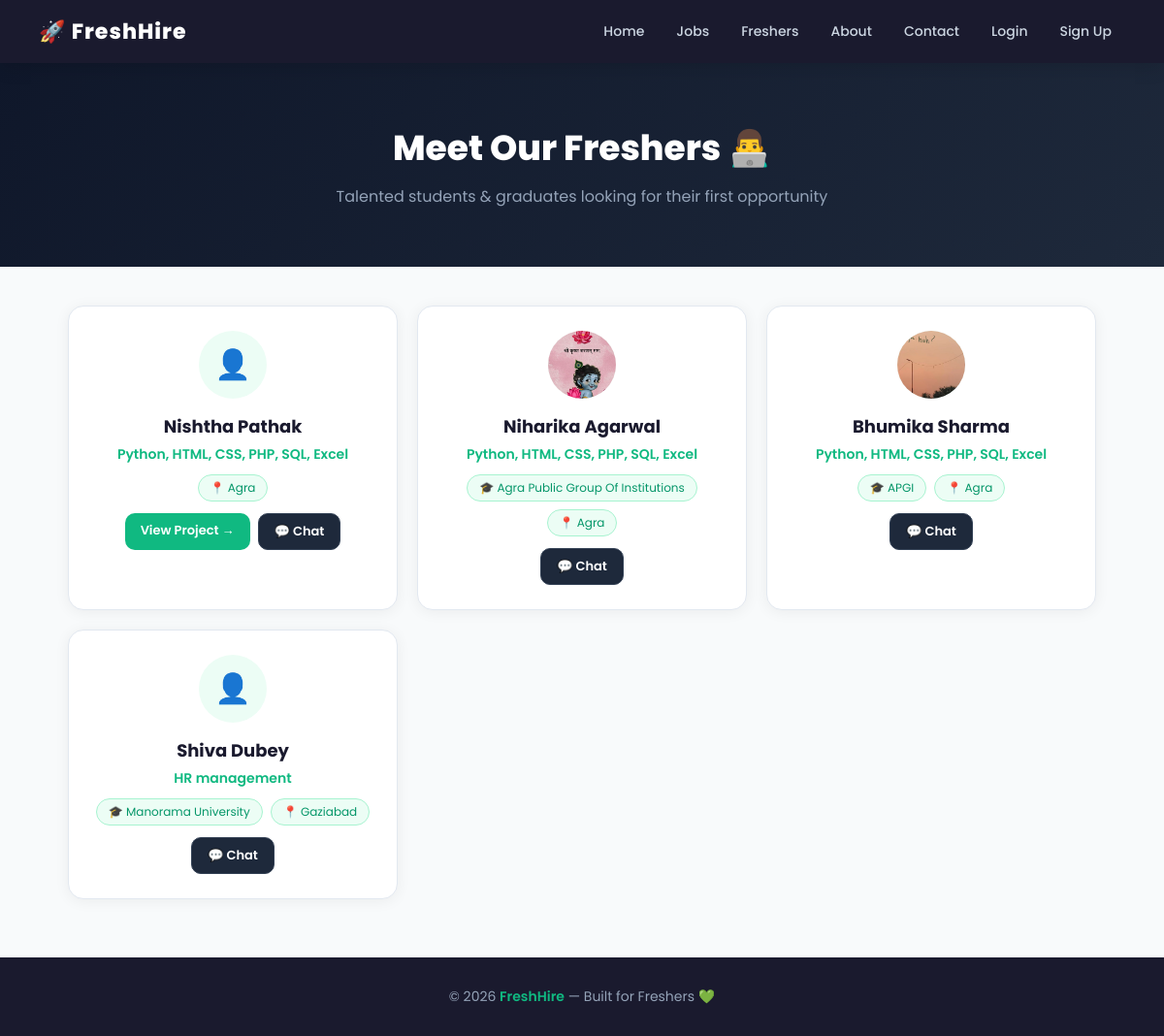
The page /profiles on the database as committed earlier.
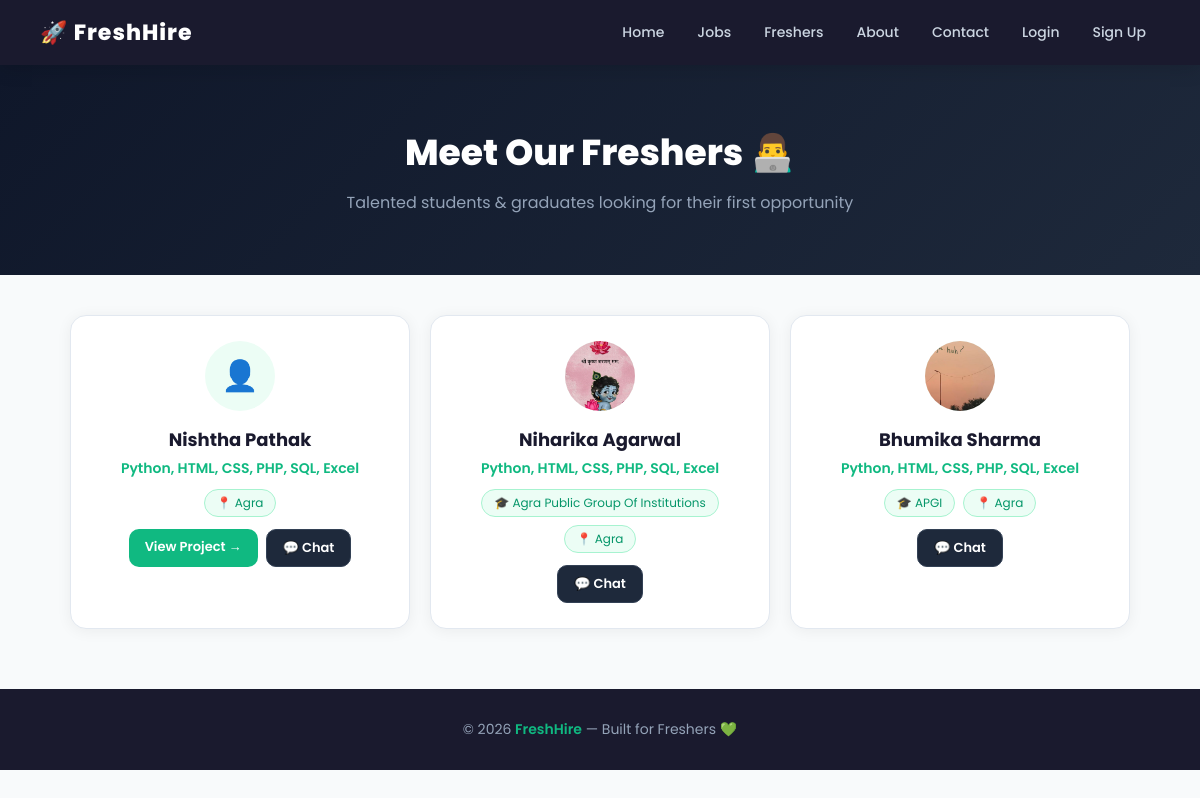
The same page on the database as committed later.
### tables this page shows
CREATE TABLE profiles (
    id            INTEGER PRIMARY KEY AUTOINCREMENT,
    user_id       INTEGER,
    name          TEXT,
    email         TEXT,
    phone         TEXT,
    city          TEXT,
    bio           TEXT,
    college       TEXT,
    degree        TEXT,
    primary_skill TEXT,
    project_title TEXT,
    project_desc  TEXT,
    project_link  TEXT
, resume TEXT, photo TEXT);

### app.py (the view)
@app.route("/profiles")
def profiles():
    conn = get_db()
    all_profiles = conn.execute("SELECT * FROM profiles").fetchall()
    conn.close()
    return render_template("profiles.html", profiles=all_profiles)

### app.py (called while the page is built, shortened)
def get_db():
    conn = sqlite3.connect("freshhire.db")
    conn.row_factory = sqlite3.Row
    return conn

@app.context_processor
def inject_globals():
    notif_count = 0
    return {"notif_count": notif_count}

### templates/profiles.html (shortened to what this page needs)
<!DOCTYPE html>
<html>
<head>
    <link rel="stylesheet" href="/static/style.css">
</head>
<body>
<nav>
    <h2>🚀 FreshHire</h2>
    <div class="nav-links">
        <a href="/">Home</a>
        <a href="/jobs">Jobs</a>
        <a href="/profiles">Freshers</a>
        <a href="/about">About</a>
        <a href="/contact">Contact</a>
        {% if session.get('user_id') %}
            <a href="/bookmarks">🔖 Bookmarks</a>
            <a href="/dashboard">Dashboard</a>
            <span>Hi, {{ session.get('name') }}!</span>
            <a href="/logout">Logout</a>
        {% else %}
            <a href="/login">Login</a>
            <a href="/signup">Sign Up</a>
        {% endif %}
    </div>
</nav>
<div style="background: linear-gradient(135deg, #0f172a, #1e293b); padding:60px 20px; text-align:center; color:white;">
    <h1 style="font-size:36px; font-weight:800; margin-bottom:10px;">Meet Our Freshers 👨‍💻</h1>
    <p style="font-size:16px; color:#94a3b8;">Talented students & graduates looking for their first opportunity</p>
</div>
<div class="container">
    <div class="cards-grid" style="margin-top:30px;">
        {% for p in profiles %}
        <div class="card" style="text-align:center;">
            <div style="width:70px; height:70px; background:#ecfdf5; border-radius:50%; display:flex; align-items:center; justify-content:center; margin:0 auto 15px; font-size:30px;">
                {% if p.photo %}
                <img src="/static/photos/{{ p.photo }}" style="width:70px; height:70px; border-radius:50%; object-fit:cover;">
                {% else %}
                👤
                {% endif %}
            </div>
            <h3 style="font-size:18px; margin-bottom:5px;">{{ p.name }}</h3>
            <p style="color:#10b981; font-weight:600; margin-bottom:10px; font-size:14px;">{{ p.primary_skill }}</p>
            <div style="display:flex; justify-content:center; gap:8px; flex-wrap:wrap; margin-bottom:12px;">
                {% if p.college %}
                <span style="background:#ecfdf5; color:#059669; padding:4px 12px; border-radius:20px; font-size:12px; border:1px solid #a7f3d0;">🎓 {{ p.college }}</span>
                {% endif %}
                {% if p.city %}
                <span style="background:#ecfdf5; color:#059669; padding:4px 12px; border-radius:20px; font-size:12px; border:1px solid #a7f3d0;">📍 {{ p.city }}</span>
                {% endif %}
            </div>
            <div style="display:flex; gap:8px; justify-content:center; flex-wrap:wrap;">
                {% if p.project_link %}
                <a href="{{ p.project_link }}" target="_blank" class="btn" style="font-size:13px; padding:8px 16px;">View Project →</a>
                {% endif %}
                <a href="/chat/{{ p.user_id }}" class="btn" style="font-size:13px; padding:8px 16px; background:#1e293b; border:1px solid #334155;">💬 Chat</a>
            </div>
        </div>
        {% endfor %}
    </div>
</div>
<footer>
    © 2026 <span>FreshHire</span> — Built for Freshers 💚
</footer>
</body>
</html>

### static/style.css (style rules this page uses)
* { margin: 0; padding: 0; box-sizing: border-box; font-family: 'Poppins', sans-serif; }
body { background: #f8fafb; color: #1a1a2e; }
nav { background: #1a1a2e; padding: 15px 40px; display: flex; align-items: center; justify-content: space-between; box-shadow: 0 2px 20px rgba(0,0,0,0.15); position: sticky; top: 0; z-index: 100; }
nav h2 { color: white; font-size: 22px; font-weight: 800; letter-spacing: 1px; }
.nav-links { display: flex; align-items: center; gap: 5px; }
nav a { color: #cbd5e1; text-decoration: none; padding: 7px 14px; border-radius: 8px; font-size: 14px; font-weight: 500; transition: all 0.2s; }
.container { max-width: 1100px; margin: 40px auto; padding: 0 20px; }
.cards-grid { display: grid; grid-template-columns: repeat(auto-fill, minmax(300px, 1fr)); gap: 20px; }
.card { background: white; border-radius: 16px; padding: 25px; box-shadow: 0 2px 15px rgba(0,0,0,0.06); border: 1px solid #e2e8f0; transition: transform 0.2s, box-shadow 0.2s; }
.card h3 { font-size: 17px; color: #1a1a2e; margin-bottom: 12px; font-weight: 700; }
.card p { font-size: 14px; color: #64748b; margin-bottom: 8px; }
.btn { display: inline-block; padding: 10px 22px; background: #10b981; color: white; border-radius: 10px; text-decoration: none; font-size: 14px; font-weight: 600; transition: all 0.2s; border: none; cursor: pointer; font-family: 'Poppins', sans-serif; }
footer { text-align: center; padding: 30px; background: #1a1a2e; color: #94a3b8; margin-top: 60px; font-size: 14px; }
footer span { color: #10b981; font-weight: 600; }

Rows that differ between the two databases and show on the page:
removed profiles: name "Shiva Dubey", primary_skill "HR management", college "Manorama University", city "Gaziabad"
